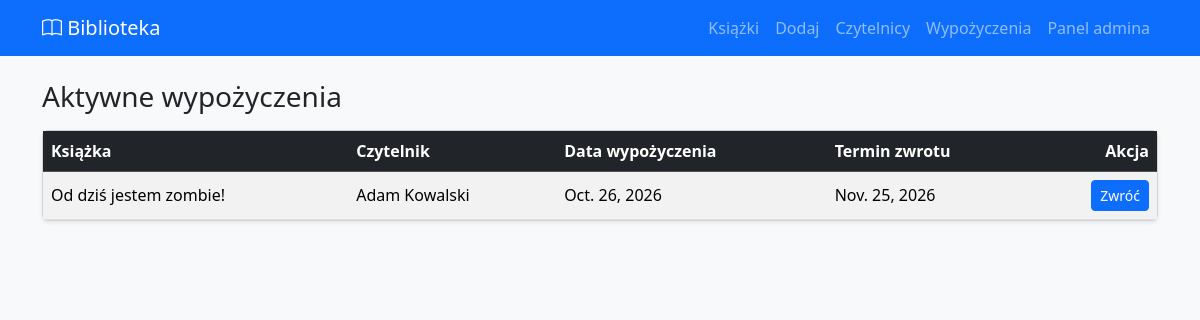
The page /wypozyczenia/ on the database its author committed.
### ksiazki/models.py (models this page shows, shortened)
class Wypozyczenie(models.Model):
    ksiazka = models.ForeignKey(
        Ksiazka,
        on_delete=models.CASCADE,
        related_name='wypozyczenia',
        verbose_name='Książka',
    )
    czytelnik = models.ForeignKey(
        Czytelnik,
        on_delete=models.CASCADE,
        related_name='wypozyczenia',
        verbose_name='Czytelnik',
    )
    data_wypozyczenia = models.DateField('Data wypożyczenia', default=timezone.localdate)
    termin_zwrotu = models.DateField('Termin zwrotu', default=domyslny_termin_zwrotu)
    data_zwrotu = models.DateField('Data zwrotu', blank=True, null=True)
    class Meta:
        verbose_name = 'Wypożyczenie'
        verbose_name_plural = 'Wypożyczenia'
        ordering = ['termin_zwrotu']

class Ksiazka(models.Model):
    tytul = models.CharField('Tytuł', max_length=200)
    autor = models.CharField('Autor', max_length=200)
    isbn = models.CharField('ISBN', max_length=17, unique=True, blank=True, null=True)
    rok_wydania = models.PositiveIntegerField('Rok wydania', blank=True, null=True)
    gatunek = models.CharField('Gatunek', max_length=100, blank=True)
    liczba_egzemplarzy = models.PositiveIntegerField('Liczba egzemplarzy', default=1)
    dodano = models.DateTimeField('Dodano', auto_now_add=True)
    class Meta:
        verbose_name = 'Książka'
        verbose_name_plural = 'Książki'
        ordering = ['tytul']

class Czytelnik(models.Model):
    imie = models.CharField('Imię', max_length=100)
    nazwisko = models.CharField('Nazwisko', max_length=100)
    email = models.EmailField('E-mail', unique=True)
    numer_karty = models.CharField('Numer karty bibliotecznej', max_length=50, unique=True)
    class Meta:
        verbose_name = 'Czytelnik'
        verbose_name_plural = 'Czytelnicy'
        ordering = ['nazwisko', 'imie']
    def __str__(self):
        return f'{self.imie} {self.nazwisko}'

### ksiazki/views.py (the view)
# urls.py: path('wypozyczenia/', views.lista_wypozyczen, name='wypozyczenia'),
def lista_wypozyczen(request):
    wypozyczenia = Wypozyczenie.objects.filter(data_zwrotu__isnull=True).select_related(
        'ksiazka',
        'czytelnik',
    )
    return render(request, 'ksiazki/wypozyczenia_lista.html', {
        'wypozyczenia': wypozyczenia,
        'dzisiaj': timezone.localdate(),
    })

### ksiazki/templates/ksiazki/wypozyczenia_lista.html (shortened to what this page needs)
{% extends 'ksiazki/base.html' %}
{% block content %}
<h1 class="h3 mb-3">Aktywne wypożyczenia</h1>
<div class="card shadow-sm">
  <div class="table-responsive">
    <table class="table table-striped table-hover align-middle mb-0">
      <thead class="table-dark">
        <tr><th>Książka</th><th>Czytelnik</th><th>Data wypożyczenia</th><th>Termin zwrotu</th><th class="text-end">Akcja</th></tr>
      </thead>
      <tbody>
        {% for wypozyczenie in wypozyczenia %}
        <tr{% if wypozyczenie.termin_zwrotu < dzisiaj %} class="table-danger"{% endif %}>
          <td>{{ wypozyczenie.ksiazka.tytul }}</td>
          <td>{{ wypozyczenie.czytelnik }}</td>
          <td>{{ wypozyczenie.data_wypozyczenia }}</td>
          <td>{{ wypozyczenie.termin_zwrotu }}</td>
          <td class="text-end">
            <form method="post" action="{% url 'zwroc' wypozyczenie.pk %}">
              <button class="btn btn-sm btn-primary">Zwróć</button>
            </form>
          </td>
        </tr>
        {% empty %}
        <tr><td colspan="5" class="text-center text-muted py-4">Brak aktywnych wypożyczeń.</td></tr>
        {% endfor %}
      </tbody>
    </table>
  </div>
</div>
{% endblock %}

### rows shown on the page
Wypozyczenie: ksiazka.tytul "Od dziś jestem zombie!", czytelnik "Adam Kowalski", data_wypozyczenia "Oct. 26, 2026", termin_zwrotu "Nov. 25, 2026"
